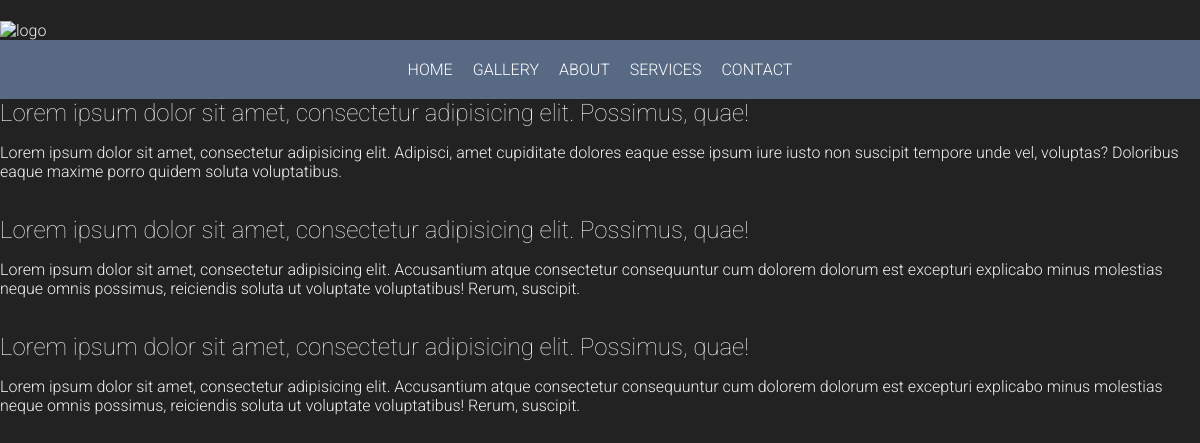
The app's page /, older data.
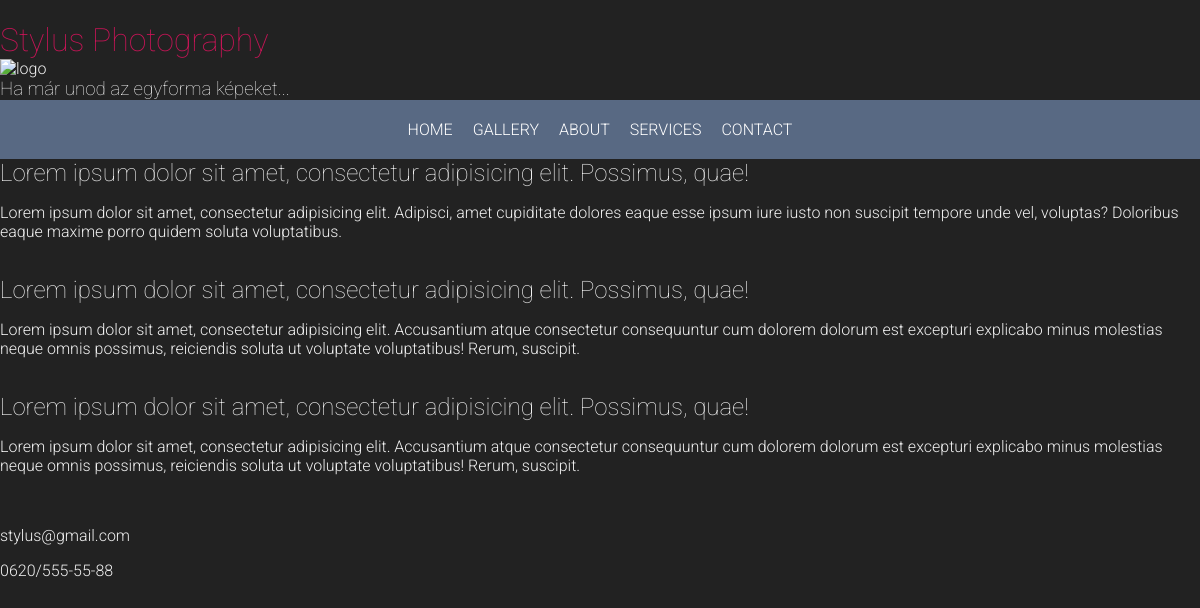
The same page, newer data.
### pages/models.py (models this page shows, shortened)
class SiteInfo(models.Model):
    site_name = models.CharField("Oldalnév", max_length=200)
    logo = models.ImageField("Logo", upload_to="logo", blank=True)
    subtitle = models.CharField("Alcím", max_length=200)
    email = models.EmailField("Email", max_length=200, blank=True)
    phone = models.CharField("Telefon", max_length=200, blank=True)
    class Meta:
        verbose_name_plural = "Oldal adatok"

### pages/views.py (the view)
# urls.py: path('', home_view),
def home_view(request):
    return render(request, 'home.html')

### pages/context_processors.py (called while the page is built)
def global_context(request):
    site_infos = SiteInfo.objects.all()
    if not site_infos:
        return {}
    return {
        "site_name": site_infos[0].site_name,
        "logo": site_infos[0].logo,
        "site_subtitle": site_infos[0].subtitle,
        "email": site_infos[0].email,
        "phone": site_infos[0].phone,
    }

### templates/home.html (shortened to what this page needs)
{% extends '_base.html' %}
{% block content %}
    <h2>Lorem ipsum dolor sit amet, consectetur adipisicing elit. Possimus, quae!</h2>
    <p>Lorem ipsum dolor sit amet, consectetur adipisicing elit. Adipisci, amet cupiditate dolores eaque esse ipsum iure iusto non suscipit tempore unde vel, voluptas? Doloribus eaque maxime porro quidem soluta voluptatibus.</p>
    <h2>Lorem ipsum dolor sit amet, consectetur adipisicing elit. Possimus, quae!</h2>
    <p>Lorem ipsum dolor sit amet, consectetur adipisicing elit. Accusantium atque consectetur consequuntur cum dolorem dolorum est excepturi explicabo minus molestias neque omnis possimus, reiciendis soluta ut voluptate voluptatibus! Rerum, suscipit.</p>
    <h2>Lorem ipsum dolor sit amet, consectetur adipisicing elit. Possimus, quae!</h2>
    <p>Lorem ipsum dolor sit amet, consectetur adipisicing elit. Accusantium atque consectetur consequuntur cum dolorem dolorum est excepturi explicabo minus molestias neque omnis possimus, reiciendis soluta ut voluptate voluptatibus! Rerum, suscipit.</p>
{% endblock content %}

### templates/_base.html (shortened to what this page needs)
{% load static %}
<!DOCTYPE html>
<html lang="en">
<head>
    <link rel="stylesheet" href="{% static 'main.css' %}">
</head>
<body>
    <h1 style="margin-bottom: 0">{{ site_name }}</h1>
    <img src="/media/{{ logo }}" alt="logo">
    <h3>{{ site_subtitle }}</h3>
    {% include '_navbar.html' %}
    {% block content %}
    {% endblock content %}
    <div>
        <p>{{ email }}</p>
        <p>{{ phone }}</p>
    </div>
</body>
</html>

### templates/_navbar.html
<div class="navbar">
    <a href="/" class="nav-button">HOME</a>
    <a href="/gallery" class="nav-button">GALLERY</a>
    <a href="/about" class="nav-button">ABOUT</a>
    <a href="/services" class="nav-button">SERVICES</a>
    <a href="/contact" class="nav-button">CONTACT</a>
</div>

### static/main.css (style rules this page uses)
body { background-color: #222222; color: #f0f0f0; font-family: 'Roboto', sans-serif; font-weight: 300; margin: 0; }
h1, h2, h3 { font-weight: 100; }
h1 { color: #c51556; }
h2, h3 { margin: 0; }
a { color: #d2668d; text-decoration: none; }

### static/navbar.css (style rules this page uses)
.navbar { background-color: #586983; display: flex; justify-content: center; }
.nav-button { color: white; padding: 20px 10px; }

Row changes from the older to the newer data that the page shows:
added SiteInfo: site_name "Stylus Photography", subtitle "Ha már unod az egyforma képeket...", email "stylus@gmail.com", phone "0620/555-55-88"
